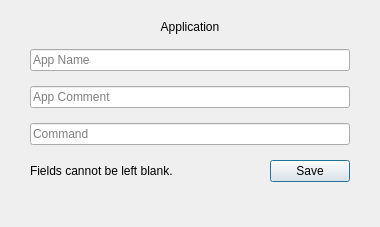
<?xml version="1.0" encoding="UTF-8"?>
<ui version="4.0">
 <class>StartupAppEdit</class>
 <widget class="QDialog" name="StartupAppEdit">
  <property name="geometry">
   <rect>
    <x>0</x>
    <y>0</y>
    <width>380</width>
    <height>227</height>
   </rect>
  </property>
  <property name="minimumSize">
   <size>
    <width>380</width>
    <height>0</height>
   </size>
  </property>
  <property name="windowTitle">
   <string>Startup App</string>
  </property>
  <property name="modal">
   <bool>true</bool>
  </property>
  <layout class="QGridLayout" name="gridLayout">
   <property name="leftMargin">
    <number>30</number>
   </property>
   <property name="topMargin">
    <number>20</number>
   </property>
   <property name="rightMargin">
    <number>30</number>
   </property>
   <property name="bottomMargin">
    <number>15</number>
   </property>
   <property name="spacing">
    <number>15</number>
   </property>
   <item row="6" column="0">
    <widget class="QLabel" name="lblErrorMsg">
     <property name="text">
      <string>Fields cannot be left blank.</string>
     </property>
    </widget>
   </item>
   <item row="1" column="0" colspan="2">
    <widget class="QLineEdit" name="txtStartupAppName">
     <property name="placeholderText">
      <string>App Name</string>
     </property>
    </widget>
   </item>
   <item row="4" column="0" colspan="2">
    <widget class="QLineEdit" name="txtStartupAppComment">
     <property name="placeholderText">
      <string>App Comment</string>
     </property>
    </widget>
   </item>
   <item row="6" column="1" alignment="Qt::AlignRight|Qt::AlignVCenter">
    <widget class="QPushButton" name="btnSave">
     <property name="cursor">
      <cursorShape>PointingHandCursor</cursorShape>
     </property>
     <property name="focusPolicy">
      <enum>Qt::NoFocus</enum>
     </property>
     <property name="accessibleName">
      <string notr="true">primary</string>
     </property>
     <property name="text">
      <string>Save</string>
     </property>
     <property name="default">
      <bool>true</bool>
     </property>
    </widget>
   </item>
   <item row="0" column="0" colspan="2" alignment="Qt::AlignTop">
    <widget class="QLabel" name="lblTitle">
     <property name="accessibleName">
      <string notr="true">dialog-title</string>
     </property>
     <property name="text">
      <string>Application</string>
     </property>
     <property name="alignment">
      <set>Qt::AlignCenter</set>
     </property>
    </widget>
   </item>
   <item row="5" column="0" colspan="2">
    <widget class="QLineEdit" name="txtStartupAppCommand">
     <property name="placeholderText">
      <string>Command</string>
     </property>
    </widget>
   </item>
   <item row="7" column="0" colspan="2">
    <spacer name="verticalSpacer">
     <property name="orientation">
      <enum>Qt::Vertical</enum>
     </property>
     <property name="sizeHint" stdset="0">
      <size>
       <width>20</width>
       <height>40</height>
      </size>
     </property>
    </spacer>
   </item>
  </layout>
 </widget>
 <tabstops>
  <tabstop>txtStartupAppName</tabstop>
  <tabstop>txtStartupAppComment</tabstop>
  <tabstop>txtStartupAppCommand</tabstop>
  <tabstop>btnSave</tabstop>
 </tabstops>
 <resources/>
 <connections/>
</ui>
